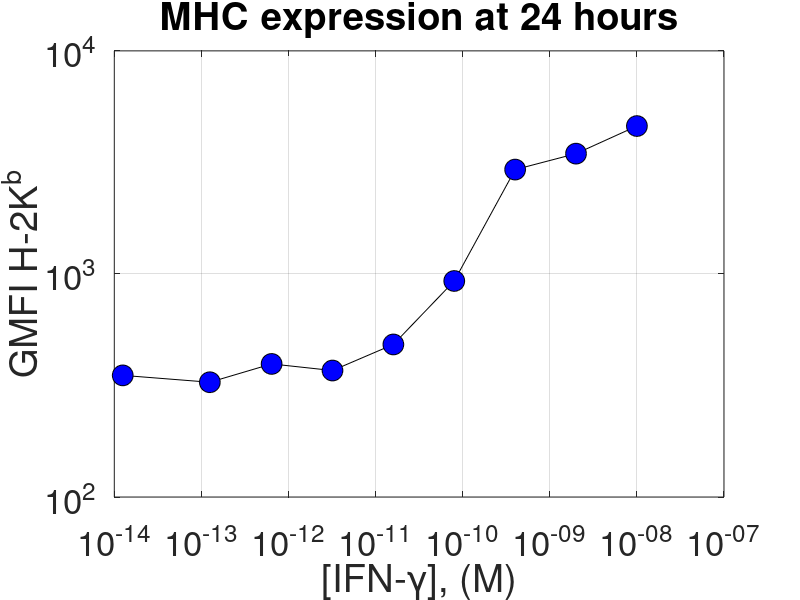

Write MATLAB code to recreate this figure.
% B16 stimulation 24 hours with higher resolution of IFN-g
%12.20.13
%%

MHC=[4603 3462 2937 930 483 369 395 327 351];

IFNg=[10e-9 2e-9 400e-12 80e-12 16e-12 3.2e-12 640e-15 125e-15 12.5e-15]; %Note that the last 2 (lowest) IFN-g concentrations are actually 0 and 10nM + 10uM Jaki from T0

figure()
hold on
plot(IFNg, MHC, '-ko', 'markerfacecolor', 'b', 'markeredgecolor', 'k', 'markersize', 15)
set(gca, 'Fontsize', 25, 'xscale', 'log', 'yscale', 'log', 'xgrid', 'on', 'ygrid', 'on')
set(gcf, 'color', 'w')
xlabel('[IFN-\gamma], (M)')
ylabel('GMFI H-2K^b')
box on
title('MHC expression at 24 hours')
